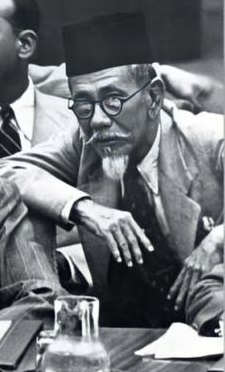
#> input picture wow.jpg, 225 x 372 px
$ jupyter execute latihan6.ipynb
#> lines starting #> are read from the running program, lines starting #| are printed output that depends on the picture
#  Template matching mendeteksi einsten pada gambar.

[cell 1]
# tampilkan kedua gambar
from matplotlib import pyplot as plt
import cv2

# panggil dan konversi warna agar sesuai dengan Matplotlib
yunus = cv2.imread('wow.jpg')
#> yunus is the input picture: shape (372, 225, 3); mean B, G, R 118.5, 114.4, 111
yunus = cv2.cvtColor(yunus, cv2.COLOR_BGR2RGB) # simpan dengan nama yang sama = ditumpuk

# panggil dan konversi warna agar sesuai dengan Matplotlib
solvay = cv2.imread('p.jpg')
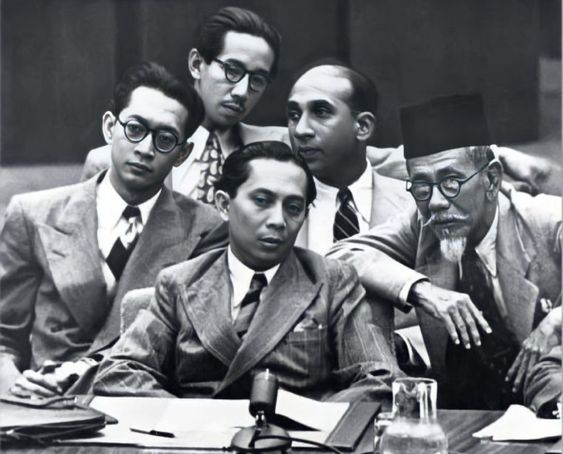
#> input picture p.jpg, 563 x 454 px
#> solvay is the input picture: shape (454, 563, 3); mean B, G, R 115.3, 111.3, 108
solvay = cv2.cvtColor(solvay, cv2.COLOR_BGR2RGB)

plt.subplot(121),plt.imshow(yunus), plt.title('😎')
plt.subplot(122),plt.imshow(solvay), plt.title('Circle 😎')
plt.show()
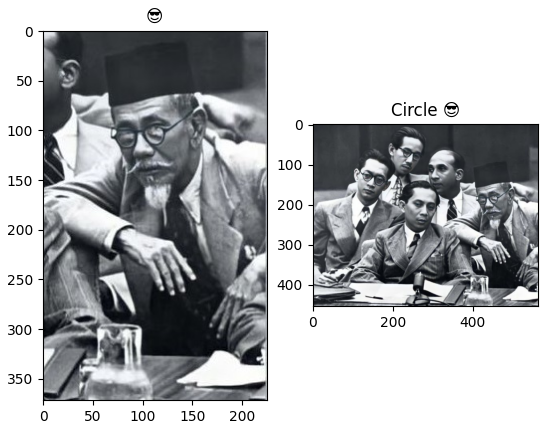
#> figure drawn by matplotlib, 2 panels

[cell 2]
import cv2
import numpy as np
from matplotlib import pyplot as plt

img = cv2.imread('p.jpg',0)
#> img: shape (454, 563); min 0, max 255, mean 110.9
img2 = img.copy()
template = cv2.imread('wow.jpg',0)
#> template: shape (372, 225); min 0, max 255, mean 114
w, h = template.shape[::-1]
#> w = 225; h = 372

# All the 6 methods for comparison in a list
methods = ['cv2.TM_CCOEFF', 'cv2.TM_CCOEFF_NORMED', 'cv2.TM_CCORR','cv2.TM_CCORR_NORMED', 'cv2.TM_SQDIFF', 'cv2.TM_SQDIFF_NORMED']

# perbesar ukuran hasil plotting
plt.rcParams["figure.figsize"] = (15,15)

for met in methods:
    img = img2.copy()
    method = eval(met)

    # menggunakan template matching
    res = cv2.matchTemplate(img,template,method)

    # mencari ukuran citra template untuk menggambar kotak
    min_val, max_val, min_loc, max_loc = cv2.minMaxLoc(res)

    # metode TM_SQDIFF dan TM_SQDIFF_NORMED menggunakan persamaan yang sedikit berbeda
    # sehingga dibuatkan fungsi khusus untuk mengambil nilai minimum
    if method in [cv2.TM_SQDIFF, cv2.TM_SQDIFF_NORMED]:
        top_left = min_loc
    else:
        top_left = max_loc
    bottom_right = (top_left[0] + w, top_left[1] + h)

    # buat persegi pada lokasi yang ditemukan
    cv2.rectangle(img, top_left, bottom_right, 255, 2) # 2 adalah ketebalan garis kotak
    print("hasil metode", met, ": " )
    plt.subplot(121),plt.imshow(res,cmap = 'gray')
    plt.title('Hasil matching'), plt.xticks([]), plt.yticks([])
    plt.subplot(122),plt.imshow(img,cmap = 'gray')
    plt.title('Lokasi terdeteksi'), plt.xticks([]), plt.yticks([])

    plt.show()
#> this loop made 6 passes
#> (min_val, max_val, min_loc, max_loc) on passes 1 to 6: (-38586296, 442440608, (141, 33), (338, 82)), (-0.0899, 1, (141, 32), (338, 82)), (935234304, 1.53e+09, (284, 26), (338, 82)), (0.672, 1, (284, 27), (338, 82)), (209239, 939831744, (338, 82), (142, 34)), (0.000137, 0.665, (338, 82), (284, 27))
#> pass 1, `res = cv2.matchTemplate(img,template,method)`:
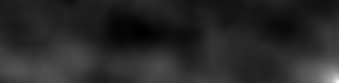
#> res: shape (83, 339) float32; min -38586296, max 442440608, mean 38359288; drawn with min black and max white
#> pass 1, `plt.show()`:
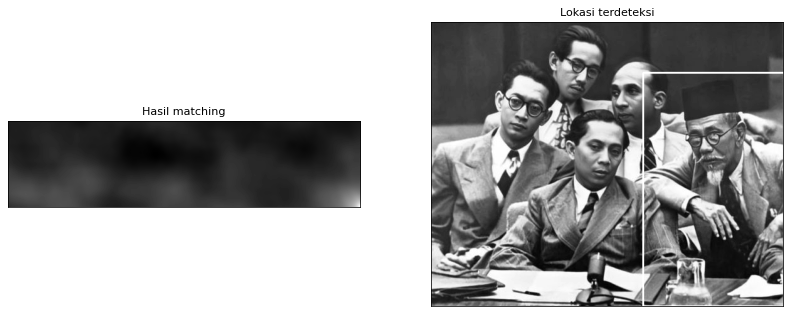
#> figure drawn by matplotlib, 2 panels
#> pass 3, `res = cv2.matchTemplate(img,template,method)`:
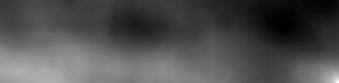
#> res: shape (83, 339) float32; min 935234304, max 1.53e+09, mean 1.12e+09; drawn with min black and max white
#> after the loop:
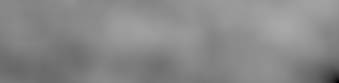
#> res: shape (83, 339) float32; min 0.000137, max 0.665, mean 0.535
